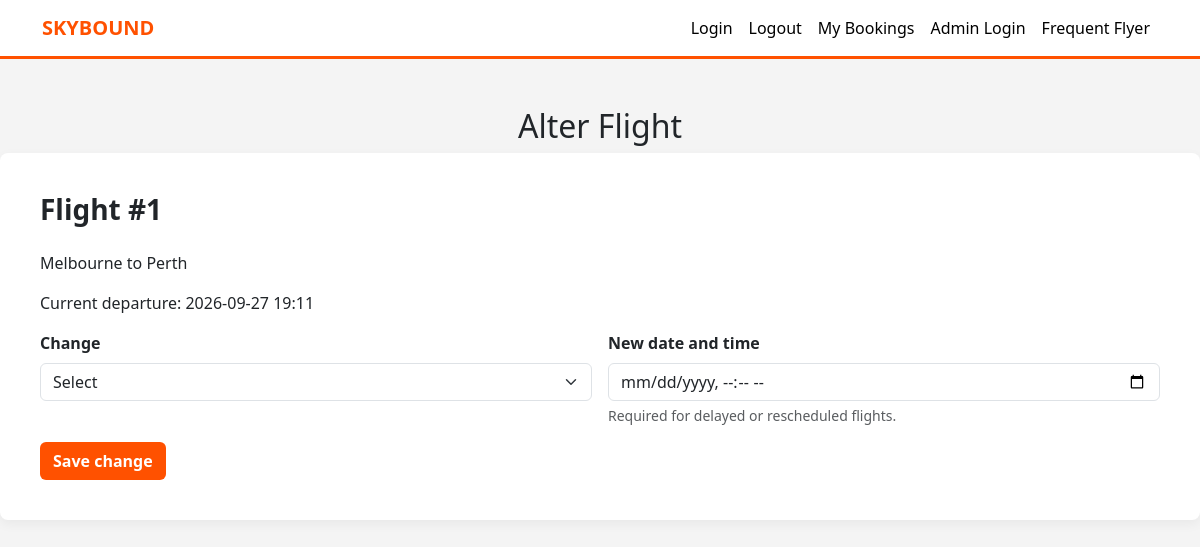
/alterflight?flight_id=1, run on an earlier commit of the app's database.
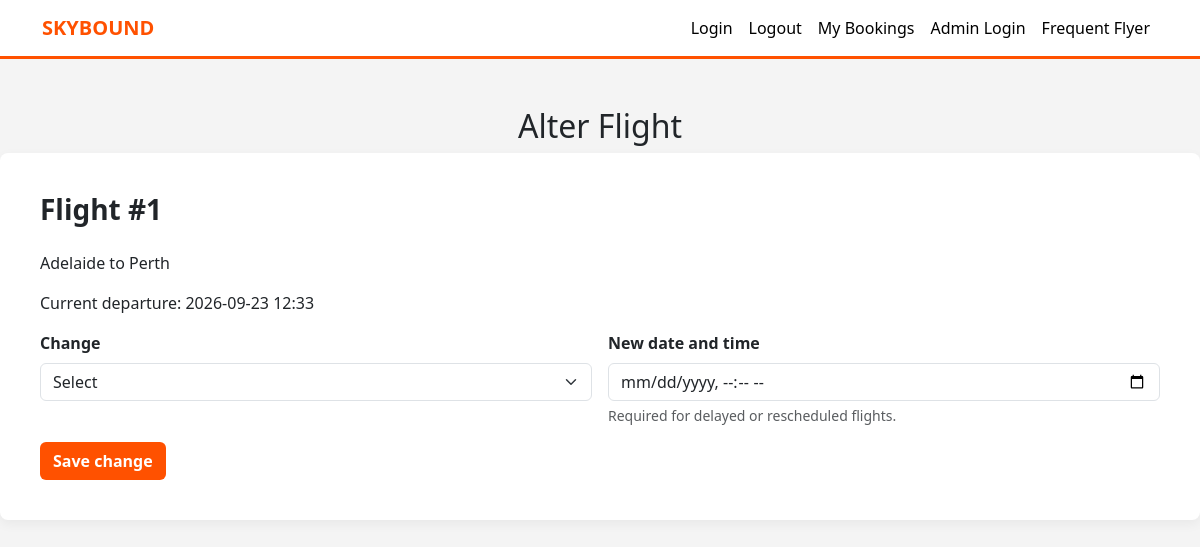
And on a later commit of the database.
### tables this page shows
CREATE TABLE flights (
        flight_id INTEGER PRIMARY KEY AUTOINCREMENT, 
        origin TEXT,
        destination TEXT,
        departure_time TEXT,
        capacity INTEGER,
        price INTEGER,
        airplane_type TEXT,
        status TEXT DEFAULT 'Scheduled'
    );

### app.py (the view, shortened to what this page needs)
@app.route('/alterflight', methods=['GET', 'POST'])
@app.route('/alterflight/<int:flight_id_alter>', methods=['GET', 'POST'])
def alterflight(flight_id_alter=None):
    if flight_id_alter is None:
        flight_id_alter = request.args.get('flight_id', type=int)
    if flight_id_alter is None:
        return redirect(url_for('admin'))
    conn = get_db_connection()
    flight = conn.execute(
        'SELECT * FROM flights WHERE flight_id = ?',
        (flight_id_alter,)
    ).fetchone()
    flights = conn.execute(
        '''SELECT DISTINCT flight_id FROM flights ORDER BY flight_id ASC'''
    ).fetchall()
    choice = request.form.get('change_time', '').strip()
    if request.method == 'POST' and choice == '1':
        conn.execute(
            'UPDATE flights SET status = ? WHERE flight_id = ?',
            ('Cancelled', flight_id_alter)
        )
        conn.commit()
    conn.close()
    if flight is None:
        return 'Flight not found', 404
    if request.method == 'POST':
        return redirect(url_for('alterflight', flight_id_alter=flight_id_alter))
    return render_template('alterflight.html', flight=flight, flights=flights)

### app.py (called while the page is built)
def get_db_connection():
    database_path = Path(__file__).resolve().parent / 'pedare_air.db'
    conn = sqlite3.connect(database_path) ##connects to pedare_air db
    conn.row_factory = sqlite3.Row ##row factory helps sqlite lock on to rows in db, pull out as objects
    booking_columns = conn.execute('PRAGMA table_info(bookings)').fetchall()
    existing_columns = {column['name'] for column in booking_columns}
    for column_name in ('seat2', 'seat3', 'seat4'):
        if booking_columns and column_name not in existing_columns:
            conn.execute(f'ALTER TABLE bookings ADD COLUMN {column_name} TEXT')
    if booking_columns:
        conn.commit()
    return conn ##return w/ function, brings output (conn is output)

### templates/alterflight.html (shortened to what this page needs)
<!DOCTYPE html>
<html lang="en">
<head>
    <link href="https://cdn.jsdelivr.net/npm/bootstrap@5.3.0/dist/css/bootstrap.min.css" rel="stylesheet">
</head>
<body>
<nav class="navbar navbar-expand-lg navbar-light sticky-top">
    <div class="container">
        <a class="navbar-brand fw-bold" href="/" style="color: var(--jetstar-orange);">SKYBOUND</a>
        <div class="navbar-nav ms-auto">
            <a class="nav-link active" href="/login">Login</a>
            <a class="nav-link active" href="/logout">Logout</a>
            <a class="nav-link active" href="/myflights">My Bookings</a>
            <a class="nav-link active" href="/adminlogin">Admin Login</a>
            <a class="nav-link active" href="/frequentflyer">Frequent Flyer</a>
        </div>
    </div>
</nav>
<h2 class="text-center mt-5">Alter Flight</h2>
    <div class="booking-box">
        <h3 class="mb-4 fw-bold">Flight #{{ flight.flight_id }}</h3>
        <p>{{ flight.origin }} to {{ flight.destination }}</p>
        <p>Current departure: {{ flight.departure_time }}</p>
        <form method="POST">
                <div class="row g-3 mb-3">
                    <div class="col-md-6">
                        <label class="form-label fw-bold" for="change-time">Change</label>
                        <select class="form-select" id="change-time" name="change_time" required>
                            <option value="">Select</option>
                        </select>
                    </div>
                    <div class="col-md-6">
                        <label class="form-label fw-bold" for="alter-date">New date and time</label>
                        <input type="datetime-local" id="alter-date" name="alter_date" class="form-control">
                        <div class="form-text">Required for delayed or rescheduled flights.</div>
                    </div>
                </div>
                <button type="submit" class="btn btn-orange">Save change</button>
            </form>
</body>
</html>

### templates/alterflight.html (style rules this page uses)
:root { --jetstar-orange: #ff5100; --bg-light: #f4f4f4; }
body { background-color: var(--bg-light); font-family: 'Segoe UI', Roboto, sans-serif; }
.navbar { background-color: white; border-bottom: 3px solid var(--jetstar-orange); }
.booking-box { background: white; padding: 40px; border-radius: 8px; box-shadow: 0 4px 12px rgba(0,0,0,0.05); }
.btn-orange { background-color: var(--jetstar-orange); color: white; font-weight: bold; }

What changed in the data, as far as the page shows it:
changed flights "Perth": origin "Melbourne" → "Adelaide"; departure_time "2026-09-27 19:11" → "2026-09-23 12:33"
